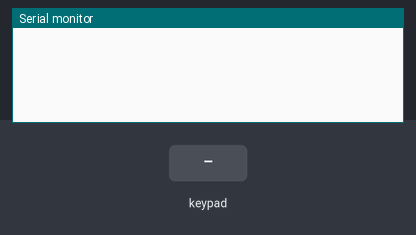
The sketch below on a simulated Arduino Uno, built for the host (arithmetic inside an expression is 32-bit, double 64-bit). Shown: the last lines printed to the serial monitor. Inputs (shaded band) come from the test bench. EEPROM starts erased.

Above: at 2.2 s.
2.3 s: key '1' pressed
At 3.0 s:
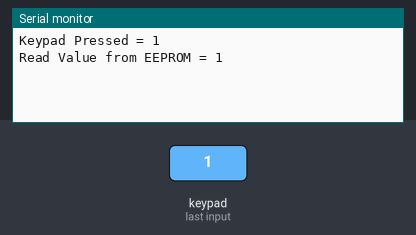
3.8 s: keypad keys 1 9 1 8 5 1 7 pressed 0.4 s apart
At 7.3 s:
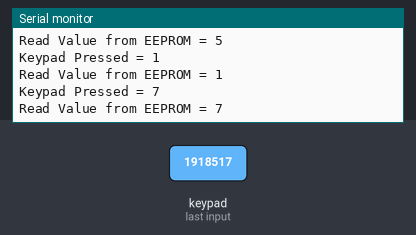
8.1 s: key '2' pressed
At 8.7 s:
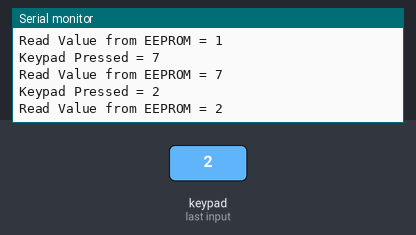
9.6 s: keypad keys 1 9 1 8 5 1 7 # pressed 0.4 s apart
At 13.3 s:
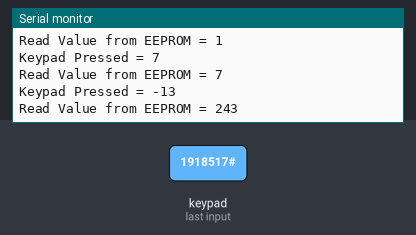
Timing chart, 0 to 14.8 s (numbered marks = the images above; inputs shaded):
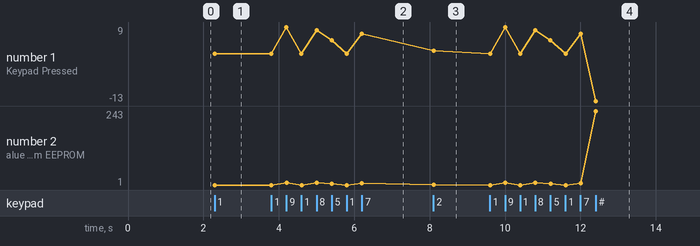

Measured:
- after the input at 2.3 s, the serial monitor: prints a new line at once (image 1)
- after the input at 3.8 s, the serial monitor: prints a new line after 0.40 s (image 2)
- after the input at 8.1 s, the serial monitor: prints a new line at once (image 3)
- after the input at 9.6 s, the serial monitor: prints a new line at once (image 4)
- plotted number 1: 1 → 7 after the input at 3.8 s, 7 → 2 after the input at 8.1 s, 2 → -13 after the input at 9.6 s
- plotted number 2: 1 → 7 after the input at 3.8 s, 7 → 2 after the input at 8.1 s, 2 → 243 after the input at 9.6 s

The sketch:

eeprom_trial.ino
```cpp
#include<EEPROM.h>
#include<Keypad.h>

const byte ROWS =4;
const byte COLS =4;

char mykeys [ROWS][COLS]=
{
 {'1', '2', '3', 'A'},
 {'4', '5', '6', 'B'},
 {'7', '8', '9', 'C'},
 {'*', '0', '#', 'D'}
};

byte rowPins[ROWS] = {19,18,5,17};
byte colPins[COLS] = {13,14,15,16};

Keypad customKeypad = Keypad (makeKeymap(mykeys), rowPins, colPins, ROWS, COLS);

#define EEPROM_SIZE 5

int password[5]={0,1,2,3,4};

int Getkeyvalue(){
  int key = customKeypad.getKey();
  while (key ==NO_KEY){
    key= customKeypad.getKey();
  }
  return key;
}

void savedEEPROM(int data, int address)
{
  EEPROM.write(address, data);
  EEPROM.commit();
}

int readEEPROM(int address){
  return EEPROM.read(address);
  }
void setup(){
  delay(1000);
  Serial.begin(9600);
  if (!EEPROM.begin (EEPROM_SIZE))
  {
  Serial.println(" EEPROM failed");
  }
}

void loop()
{
   for(int i=0; i<5; i++){
    password[i]=Getkeyvalue()  - '0';
    Serial.print("Keypad Pressed = ");
    Serial.println(password[i]);
   savedEEPROM(password[i],i);
   Serial.print("Read Value from EEPROM = ");
   Serial.println(readEEPROM(i));
   }


}
```
